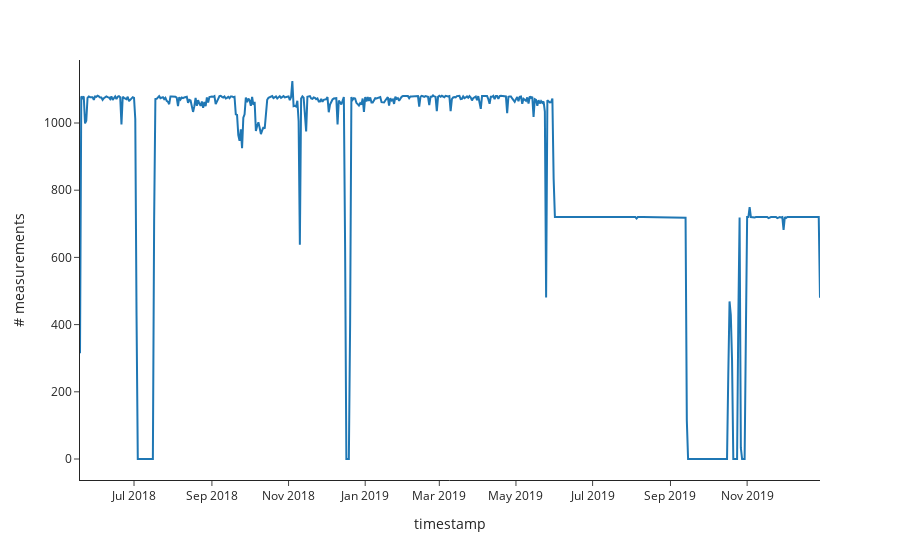

The cell this chart's notebook holds for it:
### Code cell
px.line(per_day, x='timestamp', y='# measurements')

### Figure 1 — Plotly figure (JSON) as saved in the notebook; plotly's stock layout.template omitted (floating-point values rounded to 4 significant figures; data arrays with more than 128 entries replaced by an {"elided": "..."} marker saying what was removed)
{"data": [{"hovertemplate": "timestamp=%{x}<br># measurements=%{y}<extra></extra>", "legendgroup": "", "line": {"color": "#1F77B4", "dash": "solid"}, "marker": {"symbol": "circle"}, "mode": "lines", "name": "", "orientation": "v", "showlegend": false, "type": "scatter", "x": {"elided": "590 str values"}, "xaxis": "x", "y": {"elided": "590 int values"}, "yaxis": "y"}], "layout": {"legend": {"tracegroupgap": 0}, "margin": {"t": 60}, "xaxis": {"anchor": "y", "domain": [0, 1], "title": {"text": "timestamp"}}, "yaxis": {"anchor": "x", "domain": [0, 1], "title": {"text": "# measurements"}}}}
